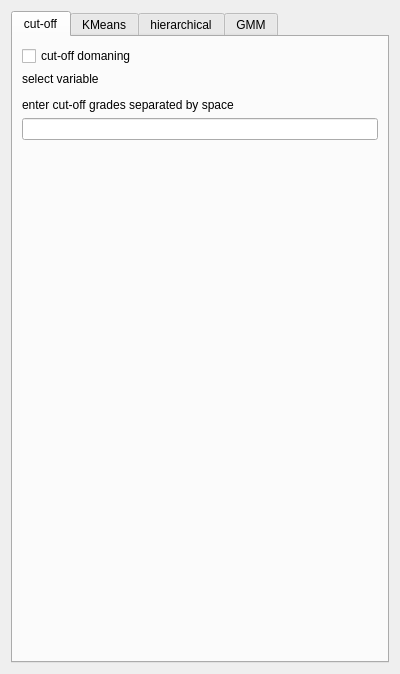
<?xml version="1.0" encoding="UTF-8"?>
<ui version="4.0">
 <class>Form</class>
 <widget class="QWidget" name="Form">
  <property name="geometry">
   <rect>
    <x>0</x>
    <y>0</y>
    <width>400</width>
    <height>674</height>
   </rect>
  </property>
  <property name="windowTitle">
   <string>Form</string>
  </property>
  <property name="AlgorithmCategory" stdset="0">
   <string>Domaining</string>
  </property>
  <property name="AlgorithmDescription" stdset="0">
   <string>Clustering domaining</string>
  </property>
  <layout class="QHBoxLayout" name="horizontalLayout_2">
   <item>
    <widget class="QTabWidget" name="tabWidget">
     <property name="currentIndex">
      <number>0</number>
     </property>
     <widget class="QWidget" name="tab">
      <attribute name="title">
       <string>cut-off</string>
      </attribute>
      <layout class="QVBoxLayout" name="verticalLayout_2">
       <item>
        <widget class="QCheckBox" name="cutoff_check_box">
         <property name="text">
          <string>cut-off domaning</string>
         </property>
        </widget>
       </item>
       <item>
        <widget class="QLabel" name="label_2">
         <property name="text">
          <string>select variable</string>
         </property>
        </widget>
       </item>
       <item>
        <widget class="PropertySelectorNoRegion" name="prop_cutoff"/>
       </item>
       <item>
        <widget class="QLabel" name="label">
         <property name="text">
          <string>enter cut-off grades separated by space</string>
         </property>
        </widget>
       </item>
       <item>
        <widget class="QLineEdit" name="cutoffs_user"/>
       </item>
       <item>
        <spacer name="verticalSpacer">
         <property name="orientation">
          <enum>Qt::Vertical</enum>
         </property>
         <property name="sizeHint" stdset="0">
          <size>
           <width>20</width>
           <height>83</height>
          </size>
         </property>
        </spacer>
       </item>
      </layout>
     </widget>
     <widget class="QWidget" name="tab_3">
      <attribute name="title">
       <string>KMeans</string>
      </attribute>
      <layout class="QVBoxLayout" name="verticalLayout_4">
       <item>
        <widget class="QCheckBox" name="k_check_box">
         <property name="text">
          <string>KMeans clustering</string>
         </property>
        </widget>
       </item>
       <item>
        <widget class="QLabel" name="label_4">
         <property name="text">
          <string>number of clusters</string>
         </property>
        </widget>
       </item>
       <item>
        <widget class="QSpinBox" name="k_number"/>
       </item>
       <item>
        <widget class="QGroupBox" name="groupBox_3">
         <property name="title">
          <string>variables</string>
         </property>
         <layout class="QVBoxLayout" name="verticalLayout_6">
          <item>
           <widget class="QLabel" name="label_6">
            <property name="text">
             <string>select primary variable</string>
            </property>
           </widget>
          </item>
          <item>
           <widget class="GridSelectorBasic" name="K_grid"/>
          </item>
          <item>
           <widget class="SinglePropertySelector" name="K_prim_var"/>
          </item>
          <item>
           <widget class="QLabel" name="label_5">
            <property name="text">
             <string>select secondary variables</string>
            </property>
           </widget>
          </item>
          <item>
           <widget class="OrderedPropertySelector" name="k_sec_var"/>
          </item>
         </layout>
        </widget>
       </item>
       <item>
        <spacer name="verticalSpacer_2">
         <property name="orientation">
          <enum>Qt::Vertical</enum>
         </property>
         <property name="sizeHint" stdset="0">
          <size>
           <width>20</width>
           <height>40</height>
          </size>
         </property>
        </spacer>
       </item>
      </layout>
     </widget>
     <widget class="QWidget" name="tab_2">
      <attribute name="title">
       <string>hierarchical</string>
      </attribute>
      <layout class="QVBoxLayout" name="verticalLayout">
       <item>
        <widget class="QCheckBox" name="hier_check_box">
         <property name="text">
          <string>hierarchical clustering</string>
         </property>
        </widget>
       </item>
       <item>
        <widget class="QGroupBox" name="groupBox">
         <property name="title">
          <string>linkage</string>
         </property>
         <layout class="QVBoxLayout" name="verticalLayout_3">
          <item>
           <widget class="QLabel" name="label_9">
            <property name="text">
             <string>select method</string>
            </property>
           </widget>
          </item>
          <item>
           <widget class="QComboBox" name="method">
            <item>
             <property name="text">
              <string>single</string>
             </property>
            </item>
            <item>
             <property name="text">
              <string>complete</string>
             </property>
            </item>
            <item>
             <property name="text">
              <string>average</string>
             </property>
            </item>
            <item>
             <property name="text">
              <string>weighted</string>
             </property>
            </item>
            <item>
             <property name="text">
              <string>ward</string>
             </property>
            </item>
            <item>
             <property name="text">
              <string>centroid</string>
             </property>
            </item>
            <item>
             <property name="text">
              <string>median</string>
             </property>
            </item>
           </widget>
          </item>
          <item>
           <widget class="QLabel" name="label_10">
            <property name="text">
             <string>select distance metric</string>
            </property>
           </widget>
          </item>
          <item>
           <widget class="QComboBox" name="dist_met">
            <item>
             <property name="text">
              <string>euclidean</string>
             </property>
            </item>
            <item>
             <property name="text">
              <string>cityblock</string>
             </property>
            </item>
            <item>
             <property name="text">
              <string>hamming</string>
             </property>
            </item>
            <item>
             <property name="text">
              <string>cosine</string>
             </property>
            </item>
           </widget>
          </item>
         </layout>
         <zorder>method</zorder>
         <zorder>label_10</zorder>
         <zorder>dist_met</zorder>
         <zorder>label_9</zorder>
        </widget>
       </item>
       <item>
        <widget class="QGroupBox" name="groupBox_2">
         <property name="title">
          <string>classification</string>
         </property>
         <layout class="QVBoxLayout" name="verticalLayout_5">
          <item>
           <widget class="QLabel" name="treshold_cb">
            <property name="text">
             <string>treshold</string>
            </property>
           </widget>
          </item>
          <item>
           <widget class="QDoubleSpinBox" name="treshold">
            <property name="maximum">
             <double>9999999999999999583119736832.000000000000000</double>
            </property>
           </widget>
          </item>
          <item>
           <widget class="QLabel" name="label_8">
            <property name="text">
             <string>criterion</string>
            </property>
           </widget>
          </item>
          <item>
           <widget class="QComboBox" name="criterion">
            <item>
             <property name="text">
              <string>distance</string>
             </property>
            </item>
            <item>
             <property name="text">
              <string>maxclust</string>
             </property>
            </item>
           </widget>
          </item>
         </layout>
        </widget>
       </item>
       <item>
        <widget class="QGroupBox" name="groupBox_4">
         <property name="title">
          <string>variables</string>
         </property>
         <layout class="QVBoxLayout" name="verticalLayout_7">
          <item>
           <widget class="QLabel" name="label_7">
            <property name="text">
             <string>select primary variable</string>
            </property>
           </widget>
          </item>
          <item>
           <widget class="GridSelectorBasic" name="hier_grid"/>
          </item>
          <item>
           <widget class="SinglePropertySelector" name="hier_prim_var"/>
          </item>
          <item>
           <widget class="QLabel" name="label_3">
            <property name="text">
             <string>select secondary variables</string>
            </property>
           </widget>
          </item>
          <item>
           <widget class="OrderedPropertySelector" name="hier_sec_var"/>
          </item>
         </layout>
        </widget>
       </item>
       <item>
        <spacer name="verticalSpacer_3">
         <property name="orientation">
          <enum>Qt::Vertical</enum>
         </property>
         <property name="sizeHint" stdset="0">
          <size>
           <width>20</width>
           <height>40</height>
          </size>
         </property>
        </spacer>
       </item>
       <item>
        <spacer name="verticalSpacer_5">
         <property name="orientation">
          <enum>Qt::Vertical</enum>
         </property>
         <property name="sizeHint" stdset="0">
          <size>
           <width>20</width>
           <height>40</height>
          </size>
         </property>
        </spacer>
       </item>
      </layout>
     </widget>
     <widget class="QWidget" name="tab_4">
      <attribute name="title">
       <string>GMM</string>
      </attribute>
      <layout class="QVBoxLayout" name="verticalLayout_8">
       <item>
        <widget class="QCheckBox" name="gmm_checkbox">
         <property name="text">
          <string>GMM clustering</string>
         </property>
        </widget>
       </item>
       <item>
        <widget class="QLabel" name="label_14">
         <property name="text">
          <string>select covariance type</string>
         </property>
        </widget>
       </item>
       <item>
        <widget class="QComboBox" name="cov_type">
         <item>
          <property name="text">
           <string>spherical</string>
          </property>
         </item>
         <item>
          <property name="text">
           <string>diag</string>
          </property>
         </item>
         <item>
          <property name="text">
           <string>full</string>
          </property>
         </item>
        </widget>
       </item>
       <item>
        <widget class="QLabel" name="label_13">
         <property name="text">
          <string>number of components</string>
         </property>
        </widget>
       </item>
       <item>
        <widget class="QSpinBox" name="gmm_components"/>
       </item>
       <item>
        <widget class="QGroupBox" name="groupBox_5">
         <property name="title">
          <string>variables</string>
         </property>
         <layout class="QVBoxLayout" name="verticalLayout_9">
          <item>
           <widget class="QLabel" name="label_11">
            <property name="text">
             <string>select primary variable</string>
            </property>
           </widget>
          </item>
          <item>
           <widget class="GridSelectorBasic" name="gmm_grid"/>
          </item>
          <item>
           <widget class="SinglePropertySelector" name="gmm_prim"/>
          </item>
          <item>
           <widget class="QLabel" name="label_12">
            <property name="text">
             <string>select secondary variables</string>
            </property>
           </widget>
          </item>
          <item>
           <widget class="OrderedPropertySelector" name="gmm_sec"/>
          </item>
         </layout>
        </widget>
       </item>
       <item>
        <spacer name="verticalSpacer_4">
         <property name="orientation">
          <enum>Qt::Vertical</enum>
         </property>
         <property name="sizeHint" stdset="0">
          <size>
           <width>20</width>
           <height>40</height>
          </size>
         </property>
        </spacer>
       </item>
      </layout>
     </widget>
    </widget>
   </item>
  </layout>
 </widget>
 <customwidgets>
  <customwidget>
   <class>GridSelectorBasic</class>
   <extends>QComboBox</extends>
   <header>qtplugins/selectors.h</header>
  </customwidget>
  <customwidget>
   <class>PropertySelectorNoRegion</class>
   <extends>QWidget</extends>
   <header>qtplugins/selectors.h</header>
  </customwidget>
  <customwidget>
   <class>SinglePropertySelector</class>
   <extends>QComboBox</extends>
   <header>qtplugins/selectors.h</header>
  </customwidget>
  <customwidget>
   <class>OrderedPropertySelector</class>
   <extends>GsTLGroupBox</extends>
   <header>qtplugins/selectors.h</header>
   <container>1</container>
  </customwidget>
  <customwidget>
   <class>GsTLGroupBox</class>
   <extends>QGroupBox</extends>
   <header>qtplugins/selectors.h</header>
   <container>1</container>
  </customwidget>
 </customwidgets>
 <resources/>
 <connections>
  <connection>
   <sender>K_grid</sender>
   <signal>activated(QString)</signal>
   <receiver>k_sec_var</receiver>
   <slot>show_properties(QString)</slot>
   <hints>
    <hint type="sourcelabel">
     <x>98</x>
     <y>182</y>
    </hint>
    <hint type="destinationlabel">
     <x>84</x>
     <y>257</y>
    </hint>
   </hints>
  </connection>
  <connection>
   <sender>K_grid</sender>
   <signal>activated(QString)</signal>
   <receiver>K_prim_var</receiver>
   <slot>show_properties(QString)</slot>
   <hints>
    <hint type="sourcelabel">
     <x>215</x>
     <y>184</y>
    </hint>
    <hint type="destinationlabel">
     <x>217</x>
     <y>204</y>
    </hint>
   </hints>
  </connection>
  <connection>
   <sender>hier_grid</sender>
   <signal>activated(QString)</signal>
   <receiver>hier_prim_var</receiver>
   <slot>show_properties(QString)</slot>
   <hints>
    <hint type="sourcelabel">
     <x>213</x>
     <y>404</y>
    </hint>
    <hint type="destinationlabel">
     <x>214</x>
     <y>426</y>
    </hint>
   </hints>
  </connection>
  <connection>
   <sender>hier_grid</sender>
   <signal>activated(QString)</signal>
   <receiver>hier_sec_var</receiver>
   <slot>show_properties(QString)</slot>
   <hints>
    <hint type="sourcelabel">
     <x>144</x>
     <y>407</y>
    </hint>
    <hint type="destinationlabel">
     <x>145</x>
     <y>517</y>
    </hint>
   </hints>
  </connection>
  <connection>
   <sender>gmm_grid</sender>
   <signal>activated(QString)</signal>
   <receiver>gmm_prim</receiver>
   <slot>show_properties(QString)</slot>
   <hints>
    <hint type="sourcelabel">
     <x>195</x>
     <y>135</y>
    </hint>
    <hint type="destinationlabel">
     <x>195</x>
     <y>156</y>
    </hint>
   </hints>
  </connection>
  <connection>
   <sender>gmm_grid</sender>
   <signal>activated(QString)</signal>
   <receiver>gmm_sec</receiver>
   <slot>show_properties(QString)</slot>
   <hints>
    <hint type="sourcelabel">
     <x>140</x>
     <y>133</y>
    </hint>
    <hint type="destinationlabel">
     <x>126</x>
     <y>246</y>
    </hint>
   </hints>
  </connection>
 </connections>
</ui>
